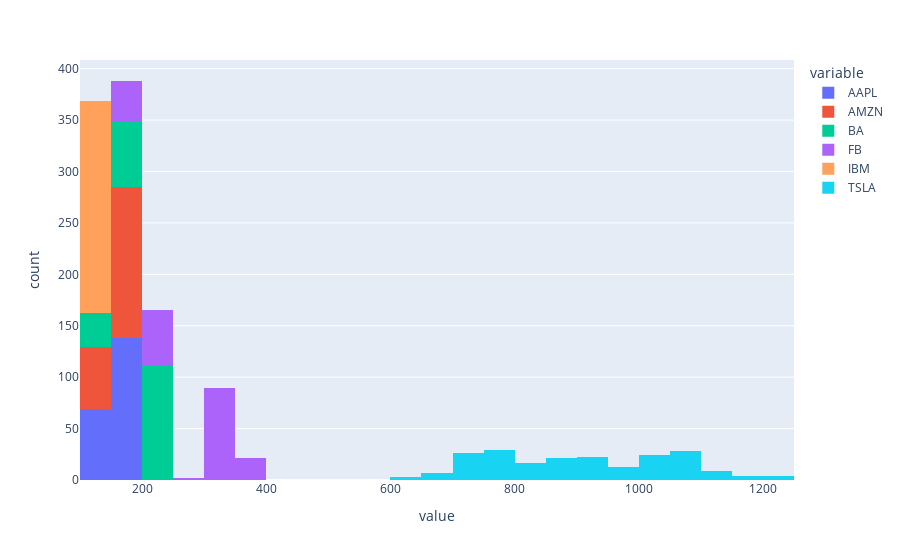

This figure's notebook cell:
### Code cell
Close.plot(kind="hist")

### Figure 1 — Plotly figure (JSON) as saved in the notebook; plotly's stock layout.template omitted (floating-point values rounded to 4 significant figures; data arrays with more than 128 entries replaced by an {"elided": "..."} marker saying what was removed)
{"data": [{"alignmentgroup": "True", "bingroup": "x", "hovertemplate": "variable=AAPL<br>value=%{x}<br>count=%{y}<extra></extra>", "legendgroup": "AAPL", "marker": {"color": "#636efa", "pattern": {"shape": ""}}, "name": "AAPL", "offsetgroup": "AAPL", "orientation": "v", "showlegend": true, "type": "histogram", "x": {"elided": "207 float values"}, "xaxis": "x", "yaxis": "y"}, {"alignmentgroup": "True", "bingroup": "x", "hovertemplate": "variable=AMZN<br>value=%{x}<br>count=%{y}<extra></extra>", "legendgroup": "AMZN", "marker": {"color": "#EF553B", "pattern": {"shape": ""}}, "name": "AMZN", "offsetgroup": "AMZN", "orientation": "v", "showlegend": true, "type": "histogram", "x": {"elided": "207 float values"}, "xaxis": "x", "yaxis": "y"}, {"alignmentgroup": "True", "bingroup": "x", "hovertemplate": "variable=BA<br>value=%{x}<br>count=%{y}<extra></extra>", "legendgroup": "BA", "marker": {"color": "#00cc96", "pattern": {"shape": ""}}, "name": "BA", "offsetgroup": "BA", "orientation": "v", "showlegend": true, "type": "histogram", "x": {"elided": "207 float values"}, "xaxis": "x", "yaxis": "y"}, {"alignmentgroup": "True", "bingroup": "x", "hovertemplate": "variable=FB<br>value=%{x}<br>count=%{y}<extra></extra>", "legendgroup": "FB", "marker": {"color": "#ab63fa", "pattern": {"shape": ""}}, "name": "FB", "offsetgroup": "FB", "orientation": "v", "showlegend": true, "type": "histogram", "x": {"elided": "207 float values"}, "xaxis": "x", "yaxis": "y"}, {"alignmentgroup": "True", "bingroup": "x", "hovertemplate": "variable=IBM<br>value=%{x}<br>count=%{y}<extra></extra>", "legendgroup": "IBM", "marker": {"color": "#FFA15A", "pattern": {"shape": ""}}, "name": "IBM", "offsetgroup": "IBM", "orientation": "v", "showlegend": true, "type": "histogram", "x": {"elided": "207 float values"}, "xaxis": "x", "yaxis": "y"}, {"alignmentgroup": "True", "bingroup": "x", "hovertemplate": "variable=TSLA<br>value=%{x}<br>count=%{y}<extra></extra>", "legendgroup": "TSLA", "marker": {"color": "#19d3f3", "pattern": {"shape": ""}}, "name": "TSLA", "offsetgroup": "TSLA", "orientation": "v", "showlegend": true, "type": "histogram", "x": {"elided": "207 float values"}, "xaxis": "x", "yaxis": "y"}], "layout": {"barmode": "relative", "legend": {"title": {"text": "variable"}, "tracegroupgap": 0}, "margin": {"t": 60}, "xaxis": {"anchor": "y", "domain": [0, 1], "title": {"text": "value"}}, "yaxis": {"anchor": "x", "domain": [0, 1], "title": {"text": "count"}}}}
